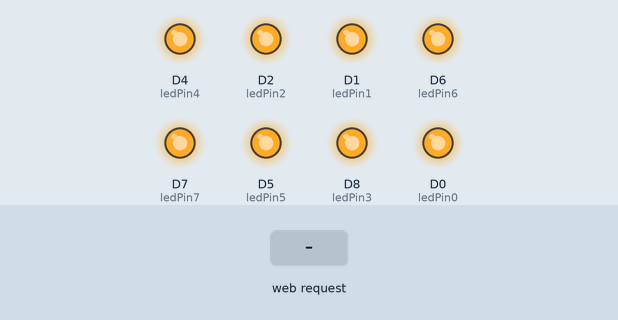
This sketch was run on a simulated ESP8266 (NodeMCU). Shown: output pins drawn as LEDs (lit = HIGH). The test bench sets the inputs (shaded band). WiFi joins after 1.5 s; servers stay silent unless stated; what the sketch prints to the serial monitor is not drawn.

Above: at 2.7 s.
2.8 s: HTTP request GET /D0=ON received
At 3.1 s:
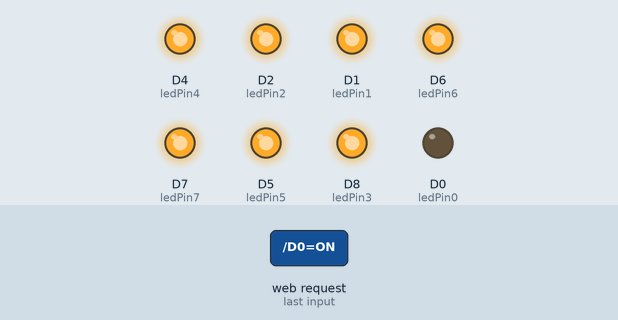
4.3 s: HTTP request GET /D1=ON received
At 5.4 s:
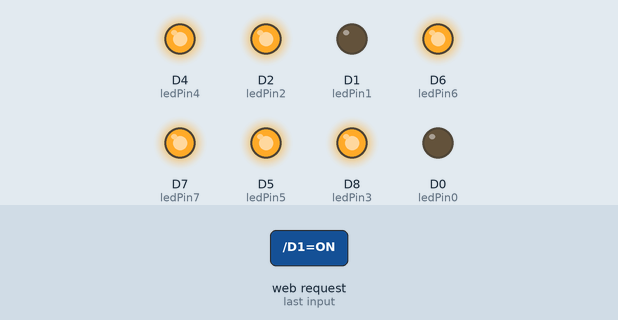
5.8 s: HTTP request GET /D0=OFF received
At 6.6 s:
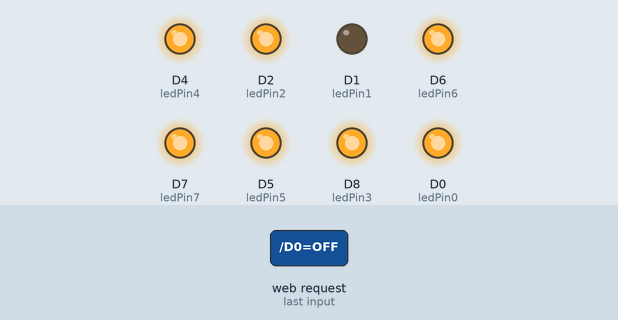
7.3 s: HTTP request GET /D2=ON received
At 7.8 s:
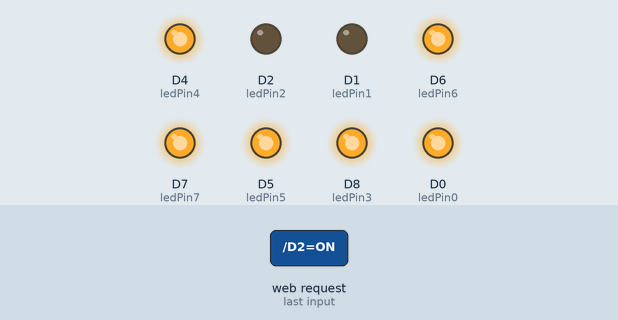
8.8 s: HTTP request GET /D1=OFF received
At 10.0 s:
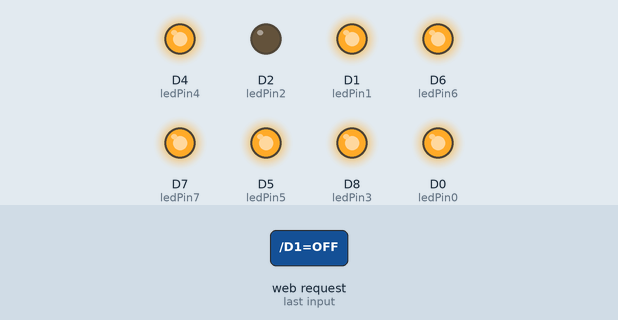
10.3 s: HTTP request GET /D3=ON received
At 11.2 s:
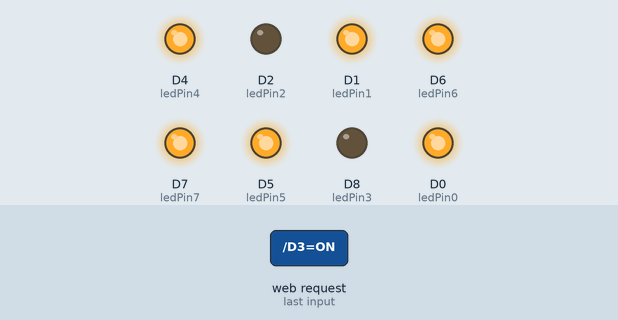
Timing chart, 0 to 12.8 s (numbered marks = the images above; inputs shaded):
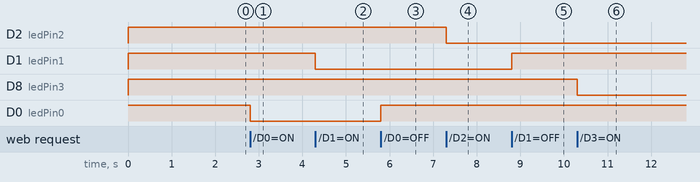

Measured:
- after the input at 2.8 s, D0 (ledPin0): HIGH → LOW at once
- after the input at 4.3 s, D1 (ledPin1): HIGH → LOW at once
- after the input at 5.8 s, D0 (ledPin0): LOW → HIGH at once
- after the input at 7.3 s, D2 (ledPin2): HIGH → LOW at once
- after the input at 8.8 s, D1 (ledPin1): LOW → HIGH at once
- after the input at 10.3 s, D8 (ledPin3): HIGH → LOW at once

The sketch:

NodeMCULEDOnOff.ino
```cpp
#include <ESP8266WiFi.h>

const char* ssid = "Geeth";
const char* password = "1114geethanga";

int ledPin0 = D0;
int ledPin1 = D1;
int ledPin2 = D2;
int ledPin3 = D8;
int ledPin4 = D4;
int ledPin5 = D5;
int ledPin6 = D6;
int ledPin7 = D7;
WiFiServer server(80);

void setup() {

  pinMode(ledPin0,OUTPUT);
  pinMode(ledPin1,OUTPUT);
  pinMode(ledPin2,OUTPUT);
  pinMode(ledPin3,OUTPUT);
  pinMode(ledPin4,OUTPUT);
  pinMode(ledPin5,OUTPUT);
  pinMode(ledPin6,OUTPUT);
  pinMode(ledPin7,OUTPUT);

  digitalWrite(ledPin0,HIGH);
  digitalWrite(ledPin1,HIGH);
  digitalWrite(ledPin2,HIGH);
  digitalWrite(ledPin3,HIGH);
  digitalWrite(ledPin4,HIGH);
  digitalWrite(ledPin5,HIGH);
  digitalWrite(ledPin6,HIGH);
  digitalWrite(ledPin7,HIGH);

  Serial.begin(115200);
  Serial.println();
  Serial.print("Wifi connecting to ");
  Serial.println( ssid );

  WiFi.begin(ssid,password);

  Serial.println();
  Serial.print("Connecting");

  while( WiFi.status() != WL_CONNECTED ){
      delay(500);
      Serial.print(".");
  }


  Serial.println();

  Serial.println("Wifi Connected Success!");
  Serial.print("NodeMCU IP Address : ");
  Serial.println(WiFi.localIP() );

  server.begin();
  Serial.println("NodeMCU Server started");

  // Print the IP address
  Serial.print("Use this URL to connect: ");
  Serial.print("http://");
  Serial.print(WiFi.localIP());
  Serial.println("/");

}

void loop() {

    // Check if a client has connected
  WiFiClient client = server.available();
  if (!client) {
    return;
  }

  // Wait until the client sends some data
  Serial.println("Hello New client");
  while(!client.available()){
    delay(1);
  }

   // Read the first line of the request
  String request = client.readStringUntil('\r');
  Serial.println(request);
  client.flush();

   // Match the request

  int value0 = LOW;
  if (request.indexOf("/D0=ON") != -1)  {
    digitalWrite(ledPin0, LOW);
    value0 = HIGH;
  }
  if (request.indexOf("/D0=OFF") != -1)  {
    digitalWrite(ledPin0, HIGH);
    value0 = LOW;
  }


  int value1 = LOW;
  if (request.indexOf("/D1=ON") != -1)  {
    digitalWrite(ledPin1, LOW);
    value1 = HIGH;
  }
  if (request.indexOf("/D1=OFF") != -1)  {
    digitalWrite(ledPin1, HIGH);
    value1 = LOW;
  }


  int value2 = LOW;
  if (request.indexOf("/D2=ON") != -1)  {
    digitalWrite(ledPin2, LOW);
    value2 = HIGH;
  }
  if (request.indexOf("/D2=OFF") != -1)  {
    digitalWrite(ledPin2, HIGH);
    value2 = LOW;
  }


  int value3 = LOW;
  if (request.indexOf("/D3=ON") != -1)  {
    digitalWrite(ledPin3, LOW);
    value3 = HIGH;
  }
  if (request.indexOf("/D3=OFF") != -1)  {
    digitalWrite(ledPin3, HIGH);
    value3 = LOW;
  }


  int value4 = LOW;
  if (request.indexOf("/D4=ON") != -1)  {
    digitalWrite(ledPin4, LOW);
    value4 = HIGH;
  }
  if (request.indexOf("/D4=OFF") != -1)  {
    digitalWrite(ledPin4, HIGH);
    value4 = LOW;
  }


  int value5 = LOW;
  if (request.indexOf("/D5=ON") != -1)  {
    digitalWrite(ledPin5, LOW);
    value5 = HIGH;
  }
  if (request.indexOf("/D5=OFF") != -1)  {
    digitalWrite(ledPin5, HIGH);
    value5 = LOW;
  }


  int value6 = LOW;
  if (request.indexOf("/D6=ON") != -1)  {
    digitalWrite(ledPin6, LOW);
    value6 = HIGH;
  }
  if (request.indexOf("/D6=OFF") != -1)  {
    digitalWrite(ledPin6, HIGH);
    value6 = LOW;
  }


  int value7 = LOW;
  if (request.indexOf("/D7=ON") != -1)  {
    digitalWrite(ledPin7, LOW);
    value7 = HIGH;
  }
  if (request.indexOf("/D7=OFF") != -1)  {
    digitalWrite(ledPin7, HIGH);
    value7 = LOW;
  }


// Set ledPin0 according to the request
//digitalWrite(ledPin0, value0);

  // Return the response
  client.println("HTTP/1.1 200 OK");
  client.println("Content-Type: text/html");
  client.println(""); //  do not forget this one
  client.println("<!DOCTYPE HTML>");
  client.println("<html>");

  client.print("D0 pin is now: ");
  if(value0 == HIGH) {
    client.print("On");
  } else {
    client.print("Off");
  }
  client.println("<br><br>");
  client.println("<a href=\"/D0=ON\"\"><button>Turn On </button></a>");
  client.println("<a href=\"/D0=OFF\"\"><button>Turn Off </button></a><br />");
  client.println("<br><br>");

    client.print("D1 pin is now: ");
  if(value1 == HIGH) {
    client.print("On");
  } else {
    client.print("Off");
  }
  client.println("<br><br>");
  client.println("<a href=\"/D1=ON\"\"><button>Turn On </button></a>");
  client.println("<a href=\"/D1=OFF\"\"><button>Turn Off </button></a><br />");
  client.println("<br><br>");

    client.print("D2 pin is now: ");
  if(value2 == HIGH) {
    client.print("On");
  } else {
    client.print("Off");
  }
  client.println("<br><br>");
  client.println("<a href=\"/D2=ON\"\"><button>Turn On </button></a>");
  client.println("<a href=\"/D2=OFF\"\"><button>Turn Off </button></a><br />");
  client.println("<br><br>");

    client.print("D3 pin is now: ");
  if(value3 == HIGH) {
    client.print("On");
  } else {
    client.print("Off");
  }
  client.println("<br><br>");
  client.println("<a href=\"/D3=ON\"\"><button>Turn On </button></a>");
  client.println("<a href=\"/D3=OFF\"\"><button>Turn Off </button></a><br />");
  client.println("<br><br>");

    client.print("D4 pin is now: ");
  if(value4 == HIGH) {
    client.print("On");
  } else {
    client.print("Off");
  }
  client.println("<br><br>");
  client.println("<a href=\"/D4=ON\"\"><button>Turn On </button></a>");
  client.println("<a href=\"/D4=OFF\"\"><button>Turn Off </button></a><br />");
  client.println("<br><br>");

    client.print("D5 pin is now: ");
  if(value5 == HIGH) {
    client.print("On");
  } else {
    client.print("Off");
  }
  client.println("<br><br>");
  client.println("<a href=\"/D5=ON\"\"><button>Turn On </button></a>");
  client.println("<a href=\"/D5=OFF\"\"><button>Turn Off </button></a><br />");
  client.println("<br><br>");

    client.print("D6 pin is now: ");
  if(value6 == HIGH) {
    client.print("On");
  } else {
    client.print("Off");
  }
  client.println("<br><br>");
  client.println("<a href=\"/D6=ON\"\"><button>Turn On </button></a>");
  client.println("<a href=\"/D6=OFF\"\"><button>Turn Off </button></a><br />");
  client.println("<br><br>");

    client.print("D7 pin is now: ");
  if(value7 == HIGH) {
    client.print("On");
  } else {
    client.print("Off");
  }
  client.println("<br><br>");
  client.println("<a href=\"/D7=ON\"\"><button>Turn On </button></a>");
  client.println("<a href=\"/D7=OFF\"\"><button>Turn Off </button></a><br />");
  client.println("<br><br>");


  client.println("</html>");

  delay(1);
  Serial.println("Client disonnected");
  Serial.println("");

}
```
